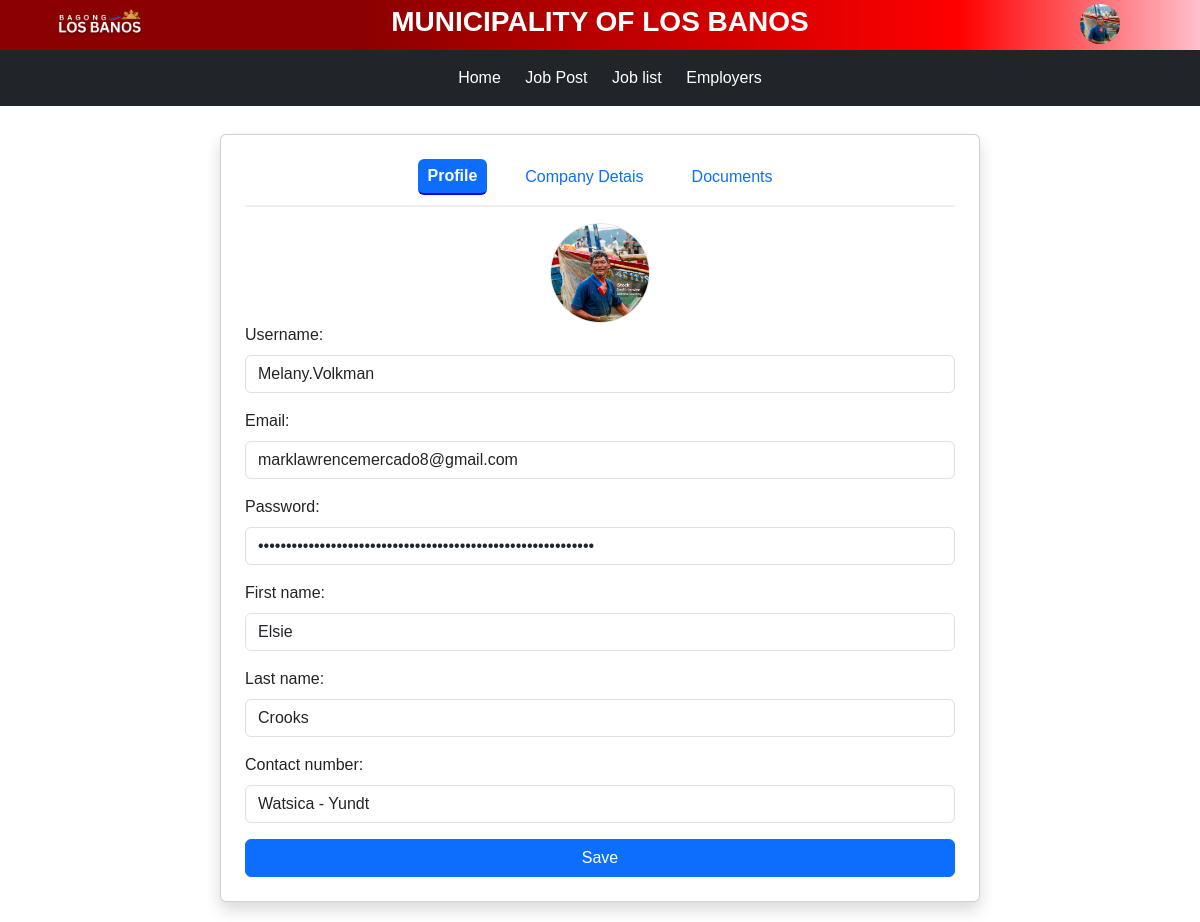
The page /employer/employer_profile.php (signed in) on the database its author committed.
### tables this page shows
CREATE TABLE `employer` (
  `id` int(255) NOT NULL,
  `username` varchar(255) NOT NULL,
  `password` varchar(255) NOT NULL,
  `email` varchar(255) NOT NULL,
  `is_verified` tinyint(11) NOT NULL,
  `otp` varchar(255) NOT NULL,
  `otp_expiry` datetime(6) NOT NULL,
  `reset_token` varchar(6) NOT NULL,
  `reset_token_expiry` datetime(6) NOT NULL,
  `types_of_employer` enum('local_agencies','direct_hire','Overseas','local_lb') NOT NULL,
  `fname` varchar(255) NOT NULL,
  `lname` varchar(255) NOT NULL,
  `company_name` varchar(255) NOT NULL,
  `company_address` varchar(255) NOT NULL,
  `company_contact` varchar(255) NOT NULL,
  `hr` varchar(255) NOT NULL,
  `president` varchar(255) NOT NULL,
  `tel_num` varchar(255) NOT NULL,
  `company_email` varchar(255) NOT NULL,
  `hr_email` varchar(255) NOT NULL,
  `company_photo` varchar(255) NOT NULL
);

### employer/employer_profile.php (the view, shortened to what this page needs)
<?php
include "../db.php";
$employerid = $_SESSION['employer_id'];
$sql = "SELECT * FROM employer WHERE id = ?";
$stmt = $conn->prepare($sql);
$stmt->bind_param("i", $employerid);
$stmt->execute();
$result = $stmt->get_result();
$row = $result->fetch_assoc();
?>
<!DOCTYPE html>
<html lang="en">
<head>
    <link href="https://cdn.jsdelivr.net/npm/bootstrap@5.3.0-alpha3/dist/css/bootstrap.min.css" rel="stylesheet">
    <link rel="stylesheet" href="https://cdnjs.cloudflare.com/ajax/libs/font-awesome/6.4.2/css/all.min.css">
    <link rel="stylesheet" href="css/profile.css">
</head>
<body>
    <div class="header">
        <div class="container-fluid">
            <div class="row">
                <div class="col-md-2">
                    <img src="../img/logolb.png" alt="lblogo" style="height: 50px;">
                </div>
                <div class="col-md-8">
                    <h3 style="margin-top: 5px; font-weight: 900; color: #ffffff;">MUNICIPALITY OF LOS BANOS</h3>
                </div>
                <div class="col-md-2 mt-1 position-relative">
                    <div class="dropdown">
                        <a href="#" class="text-decoration-none mt-5" id="profileDropdown" data-bs-toggle="dropdown" aria-expanded="false">
                            <?php if (!empty($row['company_photo'])): ?>
                                <img id="preview" src="<?php echo $row['company_photo']; ?>" alt="Profile Image" class="profile-pic img-fluid rounded-circle" style="width: 40px; height: 40px;">
                            <?php else: ?>
                                <img src="../img/user-placeholder.png" alt="Profile Picture" class="img-fluid rounded-circle" style="width: 40px; height: 40px;">
                            <?php endif; ?>
                        </a>
                    </div>
                </div>
            </div>
        </div>
    </div>
    <nav class="navbar navbar-dark bg-dark">
        <div class="container-fluid">
            <span class="navbar-text text-white w-100 text-center">
                <a class="navlink" href="employer_home.php">Home</a>
                <a class="navlink" href="post_job.php">Job Post</a>
                <a class="navlink" href="job_list.php">Job list</a>
                <a class="navlink" href="employees.php">Employers</a>
            </span>
        </div>
    </nav>
    <div class="container mt-2">
        <div class="card p-4 shadow">
        <div class="tabs d-flex justify-content-center mb-3">
                <button class="btn btn-outline-primary me-2 active" onclick="switchTab(event, 'profile')">Profile</button>
                <button class="btn btn-outline-primary me-2" onclick="switchTab(event, 'company_details')">Company Detais</button>
                <button class="btn btn-outline-primary" onclick="switchTab(event, 'documents')">Documents</button>
            </div>
            <div id="profile" class="tab-content">
                <form action="process/save_profile.php" method="post" enctype="multipart/form-data" class="needs-validation" novalidate>
                    <div class="text-center">
                        <?php if (!empty($row['company_photo'])): ?>
                            <img src="<?php echo $row['company_photo']; ?>" alt="Profile Picture" class="profile-pic rounded-circle border" id="profilePic" onclick="document.getElementById('fileInput').click();">
                        <?php else: ?>
                            <img src="../img/user-placeholder.png" alt="Profile Picture" class="profile-pic rounded-circle border" id="profilePic" onclick="document.getElementById('fileInput').click();">
                        <?php endif; ?>
                    </div>
                    <div class="mb-3">
                        <label class="form-label">Username:</label>
                        <input type="text" name="name" class="form-control" value="<?php echo isset($row['username']) ? htmlspecialchars($row['username']) : ''; ?>" required>
                    </div>
                    <div class="mb-3">
                        <label class="form-label">Email:</label>
                        <input type="email" name="email" class="form-control" value="<?php echo isset($row['email']) ? htmlspecialchars($row['email']) : ''; ?>" required>
                    </div>
                    <div class="mb-3">
                        <label class="form-label">Password:</label>
                        <input type="password" name="pass" class="form-control" value="<?php echo isset($row['password']) ? htmlspecialchars($row['password']) : ''; ?>" required>
                    </div>
                    <div class="mb-3">
                        <label class="form-label">First name:</label>
                        <input type="text" name="fname" class="form-control" value="<?php echo isset($row['fname']) ? htmlspecialchars($row['fname']) : ''; ?>" required>
                    </div>
                    <div class="mb-3">
                        <label class="form-label">Last name:</label>
                        <input type="text" name="lname" class="form-control" value="<?php echo isset($row['lname']) ? htmlspecialchars($row['lname']) : ''; ?>" required>
                    </div>
                    <div class="mb-3">
                        <label class="form-label">Contact number:</label>
                        <input type="tel" name="contact" class="form-control" value="<?php echo isset($row['company_contact']) ? htmlspecialchars($row['company_contact']) : ''; ?>" required>
                    </div>
                    <button type="submit" class="btn btn-primary w-100">Save</button>
                </form>
            </div>
        </div>
    </div>
</body>
</html>

### employer/css/profile.css (style rules this page uses)
body { font-family: Arial, sans-serif; }
.header { background: linear-gradient(to right, #8B0000 30%, #FF0000 80%, #FFC0CB 100%); color: white; height: 50px; width: 100%; text-align: center; }
.container { width: 800px; padding: 20px; border-radius: 10px; text-align: start; }
.tabs { display: flex; justify-content: center; gap: 20px; border-bottom: 2px solid #eee; padding-bottom: 10px; }
.tabs button { background: none; border: none; font-size: 16px; cursor: pointer; padding: 5px 10px; }
.tabs button.active { border-bottom: 2px solid blue; font-weight: bold; }
.profile-pic { width: 100px; height: 100px; border-radius: 50%; object-fit: cover; }
a.navlink { color: #ffffff; position: relative; text-decoration: none; margin-left: 20px; }
a.navlink::before { content: ''; position: absolute; width: 100%; height: 4px; border-radius: 4px; background-color: #ffffff; bottom: 0; left: 0; transform-origin: right; transform: scaleX(0); transition: transform .3s ease-in-out; }

### rows shown on the page
employer: company_photo (picture), name "Melany.Volkman", email "marklawrencemercado8@gmail.com", fname "Elsie", lname "Crooks", contact "Watsica - Yundt"
